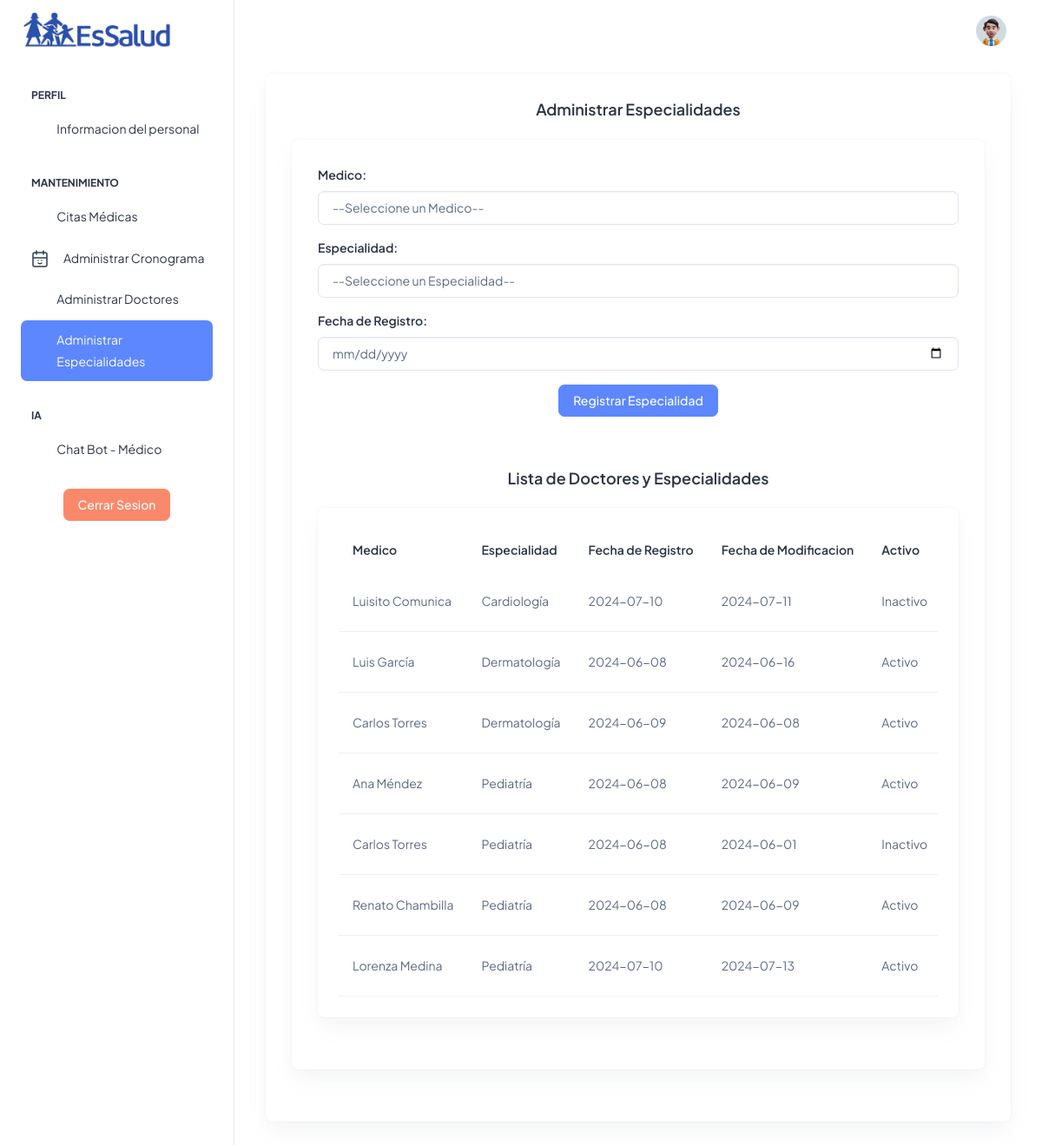
Page /citasmedicas/Views/PersonalMedico/administrarespecialidad.php (signed in) on the committed database.
### tables this page shows
CREATE TABLE IF NOT EXISTS `medicos_especialidades` (
  `ID` int(11) NOT NULL AUTO_INCREMENT,
  `MedicoID` int(11) NOT NULL,
  `EspecialidadID` int(11) NOT NULL,
  `FechaRegistro` date DEFAULT NULL,
  `FechaModificacion` date DEFAULT NULL,
  `Activo` tinyint(1) DEFAULT 1,
  PRIMARY KEY (`ID`),
  KEY `FK_Medicos_Especialidades_Especialidades` (`EspecialidadID`),
  KEY `FK_Medicos_Especialidades_Medicos` (`MedicoID`),
  CONSTRAINT `FK_Medicos_Especialidades_Especialidades` FOREIGN KEY (`EspecialidadID`) REFERENCES `especialidades` (`ID`),
  CONSTRAINT `FK_Medicos_Especialidades_Medicos` FOREIGN KEY (`MedicoID`) REFERENCES `medicos` (`ID`)
);

CREATE TABLE IF NOT EXISTS `medicos` (
  `ID` int(11) NOT NULL AUTO_INCREMENT,
  `Nombres` varchar(255) NOT NULL,
  `Apellidos` varchar(255) NOT NULL,
  `DNI` varchar(15) NOT NULL,
  `Direccion` varchar(500) DEFAULT NULL,
  `Correo` varchar(255) DEFAULT NULL,
  `Telefono` varchar(15) DEFAULT NULL,
  `Sexo` char(1) DEFAULT NULL,
  `NumColegiatura` varchar(255) DEFAULT NULL,
  `FechaNacimiento` date DEFAULT NULL,
  `Activo` tinyint(1) NOT NULL DEFAULT 1,
  PRIMARY KEY (`ID`)
);

CREATE TABLE IF NOT EXISTS `especialidades` (
  `ID` int(11) NOT NULL AUTO_INCREMENT,
  `Nombre` varchar(255) NOT NULL,
  `Descripcion` varchar(500) DEFAULT NULL,
  `Activo` tinyint(1) NOT NULL DEFAULT 1,
  PRIMARY KEY (`ID`)
);

### citasmedicas/conexion.php (called while the page is built, shortened)
<?php
function conectarse() {
    $link = new mysqli("localhost", "root", "", "essaludbd1");
    return $link;
}
?>

### citasmedicas/Model/EspecialidadModel.php (called while the page is built, shortened)
<?php
    include_once __DIR__ . '/../conexion.php';
    class EspecialidadModel {
        private $conn;
        public function __construct() {
            $this->conn = conectarse();
        }
        public function listarEspecialidad() {
            $query = "SELECT medicos_especialidades.ID,medicos.Nombres,medicos.Apellidos,especialidades.Nombre,especialidades.Descripcion,medicos_especialidades.FechaRegistro,medicos_especialidades.FechaModificacion,medicos_especialidades.Activo FROM medicos_especialidades
                    INNER JOIN medicos
                    ON medicos.ID = medicos_especialidades.MedicoID
                    INNER JOIN especialidades
                    ON especialidades.ID = medicos_especialidades.EspecialidadID";
            $result = $this->conn->query($query);
            $especialidades = array();
            if ($result->num_rows > 0) {
                while ($row = $result->fetch_assoc()) {
                    $especialidades[] = $row;
                }
            }
            return $especialidades;
        }
    }
?>

### citasmedicas/Views/PersonalMedico/administrarespecialidad.php (the view, shortened to what this page needs)
<?php
  include_once '../../conexion.php';
  include_once '../../Model/EspecialidadModel.php';
  $especialidadModel = new EspecialidadModel();
  $especialidaddoctores = $especialidadModel->listarEspecialidad();
?>
<!DOCTYPE html>
<html lang="en">
<head>
  <link rel="stylesheet" href="../../assets/css/styles.min.css" />
</head>
<body>
  <div class="page-wrapper" id="main-wrapper" data-layout="vertical" data-navbarbg="skin6" data-sidebartype="full"
    data-sidebar-position="fixed" data-header-position="fixed">
    <aside class="left-sidebar">
      <div>
        <div class="brand-logo d-flex align-items-center justify-content-between">
          <a href="indexPersonal.php" class="text-nowrap logo-img">
            <img src="../../assets/images/logos/essalud_logo.jpg" width="180" alt="" />
          </a>
        </div>
        <nav class="sidebar-nav scroll-sidebar" data-simplebar="">
          <ul id="sidebarnav">
            <li class="nav-small-cap">
              <span class="hide-menu">Perfil</span>
            </li>
            <li class="sidebar-item">
              <a class="sidebar-link" href="indexPersonal.php" aria-expanded="false">
                <span>
                  <i class="ti ti-article"></i>
                </span>
                <span class="hide-menu">Informacion del personal</span>
              </a>
            </li>
            <li class="nav-small-cap">
              <span class="hide-menu">Mantenimiento</span>
            </li>
            <li class="sidebar-item">
              <a class="sidebar-link" href="administrarcitas.php" aria-expanded="false">
                <span>
                  <i class="ti ti-article"></i>
                </span>
                <span class="hide-menu">Citas Médicas</span>
              </a>
            </li>
            <li class="sidebar-item">
              <a class="sidebar-link" href="cronogramaPersonal.php" aria-expanded="false">
              <span>
                  <i></i>
                </span>
                <span class="hide-menu">Administrar Cronograma</span>
              </a>
            </li>
            <li class="sidebar-item">
              <a class="sidebar-link" href="administrardoctor.php" aria-expanded="false">
                <span>
                  <i class="ti ti-cards"></i>
                </span>
                <span class="hide-menu">Administrar Doctores</span>
              </a>
            </li>
            <li class="sidebar-item">
              <a class="sidebar-link" href="administrarespecialidad.php" aria-expanded="false">
                <span>
                  <i class="ti ti-file-description"></i>
                </span>
                <span class="hide-menu">Administrar <br/>Especialidades</span>
              </a>
            </li>
            <li class="nav-small-cap">
              <span class="hide-menu">IA</span>
            </li>
            <li class="sidebar-item">
              <a class="sidebar-link" href="chatbot.php" aria-expanded="false">
                <span>
                  <i class="ti ti-login"></i>
                </span>
                <span class="hide-menu">Chat Bot - Médico</span>
              </a>
            </li>
            <br/>
            <center>
            <li class="sidebar-item">
              <a class="btn btn-danger" href="../../index.php" aria-expanded="false">
                <span class="hide-menu">Cerrar Sesion</span>
              </a>
            </li>
            </center>
          </ul>
        </nav>
      </div>
    </aside>
    <div class="body-wrapper">
      <header class="app-header">
        <nav class="navbar navbar-expand-lg navbar-light">
          <div class="navbar-collapse justify-content-end px-0" id="navbarNav">
            <ul class="navbar-nav flex-row ms-auto align-items-center justify-content-end">
              <li class="nav-item dropdown">
                <a class="nav-link nav-icon-hover" href="javascript:void(0)" id="drop2" data-bs-toggle="dropdown"
                  aria-expanded="false">
                  <img src="../../assets/images/profile/user-1.jpg" alt="" width="35" height="35" class="rounded-circle">
                </a>
              </li>
            </ul>
          </div>
        </nav>
      </header>
      <div class="container-fluid">
        <div class="container-fluid">
          <div class="card">
            <div class="card-body">
              <center>
              <h5 class="card-title fw-semibold mb-4">Administrar Especialidades</h5>
              </center>
              <div class="card">
                <div class="card-body">
                  <form action="../../Controller/EspecialidadController.php" method="POST">
                    <div class="mb-3">
                        <label for="medico" class="form-label">Medico:</label>
                        <select id="medico" name="medico" class="form-control">
                        <option>--Seleccione un Medico--</option>
                        </select>
                    </div>
                    <div class="mb-3">
                      <label for="especialidad" class="form-label">Especialidad:</label>
                      <select name="especialidad" id="especialidad" class="form-control">
                          <option>--Seleccione un Especialidad--</option>
                        </select>
                    </div>
                    <div class="mb-3">
                        <label for="fecha_reg" class="form-label">Fecha de Registro:</label>
                        <input type="date" class="form-control" name="fecha_reg" id="fecha_reg"/>
                    </div>
                    <center>
                      <button type="submit" name="registrar" class="btn btn-primary text-center">Registrar Especialidad</button>
                    </center>
                  </form>
                  </div>
                <div class="card-body">
                  <center>
                  <h5 class="card-title fw-semibold mb-4">Lista de Doctores y Especialidades</h5>
                  </center>
                  <div class="col-lg-12 d-flex align-items-stretch">
                        <div class="card w-100">
                        <div class="card-body p-4">
                            <div class="table-responsive">
                            <table class="table text-nowrap mb-0 align-middle">
                                <thead class="text-dark fs-4">
                                <tr>
                                    <th class="border-bottom-0">
                                    <h6 class="fw-semibold mb-0">Medico</h6>
                                    </th>
                                    <th class="border-bottom-0">
                                    <h6 class="fw-semibold mb-0">Especialidad</h6>
                                    </th>
                                    <th class="border-bottom-0">
                                    <h6 class="fw-semibold mb-0">Fecha de Registro</h6>
                                    </th>
                                    <th class="border-bottom-0">
                                    <h6 class="fw-semibold mb-0">Fecha de Modificacion</h6>
                                    </th>
                                    <th class="border-bottom-0">
                                    <h6 class="fw-semibold mb-0">Activo</h6>
                                    </th>
                                </tr>
                                </thead>
                                <tbody>
                                <?php foreach ($especialidaddoctores as $especialidaddoctor): ?>
                                         <tr>
                                          <td> <?php echo $especialidaddoctor['Nombres'];?> <?php echo $especialidaddoctor['Apellidos'];?></td>
                                          <td> <?php echo $especialidaddoctor['Nombre'];?></td>
                                          <td> <?php echo $especialidaddoctor['FechaRegistro'];?></td>
                                          <td> <?php echo $especialidaddoctor['FechaModificacion'];?></td>
                                          <td> <?php
                                                if ($especialidaddoctor['Activo'] == 1) {
                                                    echo "Activo";
                                                } else {
                                                    echo "Inactivo";
                                                }
                                                ?>
                                          </td>
                                        </tr>
                                      <?php endforeach; ?>
                                </tbody>
                            </table>
                            </div>
                        </div>
                        </div>
                    </div>
                  </div>
                </div>
                </div>
              </div>
            </div>
          </div>
        </div>
      </div>
</body>
</html>

### rows in the picture
medicos_especialidades: MedicoID.Nombres "Luisito", MedicoID.Apellidos "Comunica", EspecialidadID.Nombre "Cardiología", FechaRegistro "2024-07-10", FechaModificacion "2024-07-11", Activo "Inactivo"
medicos_especialidades: MedicoID.Nombres "Luis", MedicoID.Apellidos "García", EspecialidadID.Nombre "Dermatología", FechaRegistro "2024-06-08", FechaModificacion "2024-06-16", Activo "Activo"
medicos_especialidades: MedicoID.Nombres "Carlos", MedicoID.Apellidos "Torres", EspecialidadID.Nombre "Dermatología", FechaRegistro "2024-06-09", FechaModificacion "2024-06-08", Activo "Activo"
medicos_especialidades: MedicoID.Nombres "Ana", MedicoID.Apellidos "Méndez", EspecialidadID.Nombre "Pediatría", FechaRegistro "2024-06-08", FechaModificacion "2024-06-09", Activo "Activo"
medicos_especialidades: MedicoID.Nombres "Carlos", MedicoID.Apellidos "Torres", EspecialidadID.Nombre "Pediatría", FechaRegistro "2024-06-08", FechaModificacion "2024-06-01", Activo "Inactivo"
medicos_especialidades: MedicoID.Nombres "Renato", MedicoID.Apellidos "Chambilla", EspecialidadID.Nombre "Pediatría", FechaRegistro "2024-06-08", FechaModificacion "2024-06-09", Activo "Activo"
medicos_especialidades: MedicoID.Nombres "Lorenza", MedicoID.Apellidos "Medina", EspecialidadID.Nombre "Pediatría", FechaRegistro "2024-07-10", FechaModificacion "2024-07-13", Activo "Activo"
